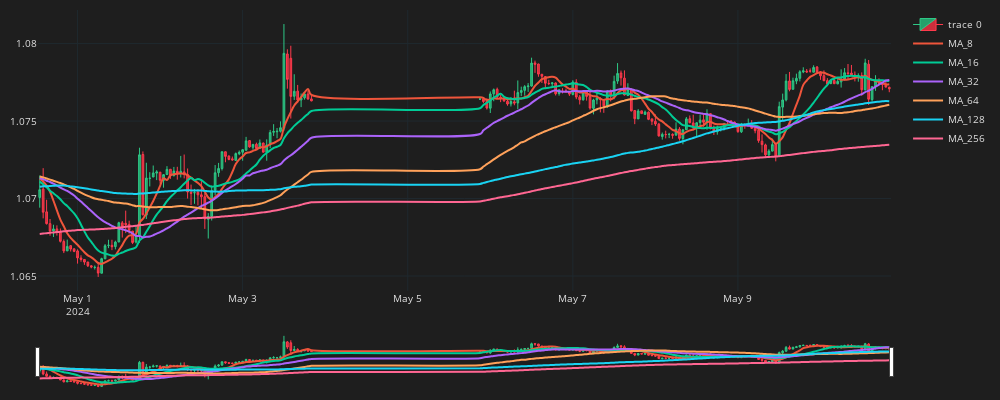

Notebook source saved alongside this figure:
### Markdown cell above
PAra multiples MAs en simultaneo iteramos sobre la lista

### Code cell
fig = go.Figure()
fig.add_trace(go.Candlestick(
    x=df_plot.time, open=df_plot.mid_o, high=df_plot.mid_h, low=df_plot.mid_l, close=df_plot.mid_c,
    line=dict(width=1), opacity=1,
    increasing_fillcolor = "#24A06B",
    decreasing_fillcolor = "#CC2E3C",
    increasing_line_color = "#2EC886",
    decreasing_line_color = "#FF3A4C"
))
for ma in ma_list:
    col = f"MA_{ma}" #el MA que dibujo en cada iteracion
    fig.add_trace(go.Scatter(x=df_plot['time'],
                            y = df_plot[col],
                            line=dict(width=2),
                            line_shape = 'spline',
                            name=col
                            ))
fig.update_layout(width=1000, height=400,
                  margin=dict(l=10, r=10, b=10, t=10),
                  font = dict(size=10, color="#e1e1e1"),
                  paper_bgcolor = "#1e1e1e",
                  plot_bgcolor =  "#1e1e1e",
                  )
fig.update_xaxes(
    gridcolor = "#1f292f",
    showgrid=True, fixedrange=True, rangeslider=dict(visible=True)
)
fig.update_yaxes(
    gridcolor = "#1f292f",
    showgrid=True,
)

fig.show()

### Figure 1 — Plotly figure (JSON) as saved in the notebook; plotly's stock layout.template omitted (floating-point values rounded to 4 significant figures; data arrays with more than 128 entries replaced by an {"elided": "..."} marker saying what was removed)
{"data": [{"close": {"elided": "200 float values"}, "decreasing": {"fillcolor": "#CC2E3C", "line": {"color": "#FF3A4C"}}, "high": {"elided": "200 float values"}, "increasing": {"fillcolor": "#24A06B", "line": {"color": "#2EC886"}}, "line": {"width": 1}, "low": {"elided": "200 float values"}, "opacity": 1, "open": {"elided": "200 float values"}, "type": "candlestick", "x": {"elided": "200 str values"}}, {"line": {"shape": "spline", "width": 2}, "name": "MA_8", "type": "scatter", "x": {"elided": "200 str values"}, "y": {"elided": "200 float values"}}, {"line": {"shape": "spline", "width": 2}, "name": "MA_16", "type": "scatter", "x": {"elided": "200 str values"}, "y": {"elided": "200 float values"}}, {"line": {"shape": "spline", "width": 2}, "name": "MA_32", "type": "scatter", "x": {"elided": "200 str values"}, "y": {"elided": "200 float values"}}, {"line": {"shape": "spline", "width": 2}, "name": "MA_64", "type": "scatter", "x": {"elided": "200 str values"}, "y": {"elided": "200 float values"}}, {"line": {"shape": "spline", "width": 2}, "name": "MA_128", "type": "scatter", "x": {"elided": "200 str values"}, "y": {"elided": "200 float values"}}, {"line": {"shape": "spline", "width": 2}, "name": "MA_256", "type": "scatter", "x": {"elided": "200 str values"}, "y": {"elided": "200 float values"}}], "layout": {"font": {"color": "#e1e1e1", "size": 10}, "height": 400, "margin": {"b": 10, "l": 10, "r": 10, "t": 10}, "paper_bgcolor": "#1e1e1e", "plot_bgcolor": "#1e1e1e", "width": 1000, "xaxis": {"fixedrange": true, "gridcolor": "#1f292f", "rangeslider": {"visible": true}, "showgrid": true}, "yaxis": {"gridcolor": "#1f292f", "showgrid": true}}}
